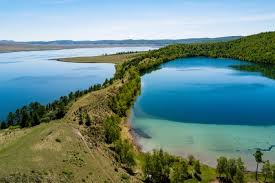
//> input picture download.jpeg, 275 x 183 px
$ ./main   (built with g++ and OpenCV 4)
//> lines starting //> are read from the running program, lines starting //| are printed output that depends on the picture
#include <iostream>
#include <opencv2/core/core.hpp>
#include <opencv2/highgui/highgui.hpp>
#include <opencv2/imgproc.hpp>

using namespace std;
using namespace cv;

void filter(const Mat& src, Mat& dst, const Mat& kernel) {
    if(kernel.size[0] != kernel.size[1]) {
        cerr << "Only for square kernel!" << endl;
        exit(-1);
    }
    if(kernel.size[0] % 2 == 0) {
        cerr << "Only support odd kernel size!" << endl;
        exit(-1);
    }
    if(src.type() != CV_8U && src.type() != CV_8UC1 && src.type() != CV_8UC2 &&
       src.type() != CV_8UC3 && src.type() != CV_8UC4) {
        cerr << "Only support 8UC1 or 8UC3 matrixes!" << endl;
        exit(-1);
    }
    int k_size = int(floor(kernel.size[0] / 2));

    // conver kernel to 3 channels
    Mat loc_kernel;
    kernel.convertTo(loc_kernel, CV_64F);
    if(kernel.type() != src.type()) {
        vector<Mat> arr;
        for(int i = 0; i < src.channels(); i++) {
            arr.push_back(loc_kernel);
        }
        merge(arr.data(), size_t(src.channels()), loc_kernel);
    }

    // add zeros to Mat
    Mat temp;
    src.convertTo(temp, CV_64F);
    Mat temp2(src.size[0] + k_size * 2, src.size[1] + k_size * 2, temp.type());
    Mat cols = Mat::zeros(src.size[0], k_size, temp.type());
    Mat rows = Mat::zeros(k_size, src.size[1] + k_size * 2, temp.type());
    hconcat(cols, temp, temp2);
    temp = temp2;
    hconcat(temp, cols, temp2);
    temp = temp2;
    vconcat(rows, temp, temp2);
    temp = temp2;
    vconcat(temp, rows, temp2);
    temp = temp2;
    dst = Mat(src.size[0], src.size[1], CV_8UC3);

    // for matrix internal
    Mat res;
    for(int i = k_size; i < temp.size[0] - k_size; i++) {
        for(int j = k_size; j < temp.size[1] - k_size; j++) {

            temp2 = temp(Rect(j - k_size, i - k_size, loc_kernel.size[0], loc_kernel.size[0]));
            Mat res = Mat::zeros(1, 1, temp.type());
            for(int k = 0; k < loc_kernel.size[0]; k++) {
                for(int l = 0; l < loc_kernel.size[0]; l++) {
                    res += temp2(Rect(k, l, 1, 1)).mul(loc_kernel(Rect(k, l, 1, 1)));
                }
            }
            res.convertTo(res, src.type());
            if(res.channels() > 1) {
                for(int c = 0; c < res.channels(); c++) {
                    dst.ptr(i - k_size, j - k_size)[c] = res.ptr(0, 0)[c];
                }
            } else {
                // don't know why this hack required, but this doesn't corrupt image
                Mat mask = Mat::zeros(src.size[0], src.size[1], CV_8UC1);
                mask.at<uchar>(i - k_size, j - k_size) = 1;
                dst.setTo(res, mask);
            }
        }
    }
    dst.convertTo(dst, src.type());
}

void blur(const Mat& source, Mat& result, int k_size) {
    Mat kernel(k_size, k_size, CV_64F, Scalar(1 / pow(k_size, 2)));
    filter(source, result, kernel);
}

void custom_sobel(const Mat& source, Mat& result) {
    // from up to down
    short data[] = { -1, -2, -1, 0, 0, 0, 1, 2, 1 };
    Mat kernel(3, 3, CV_16S, data);

    filter(source, result, kernel);
}

int main() {
    Mat src = imread("../download.jpeg", IMREAD_COLOR);
//> src is the input picture: 183 rows x 275 cols, CV_8UC3; mean B, G, R 136.3, 139.7, 109.1

    if(!src.data) {
        cout << "Could not open or find the image" << std::endl;
        return -1;
    }

    namedWindow("Source", WINDOW_AUTOSIZE);
    imshow("Source", src);

    Mat gblur;
    GaussianBlur(src, gblur, Size(13, 7), 0, 0);
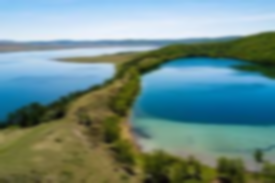
//> gblur: 183 rows x 275 cols, CV_8UC3; mean B, G, R 136.3, 139.7, 109.1
    namedWindow("Gaus Blur", WINDOW_AUTOSIZE);
    imshow("Gaus Blur", gblur);

    Mat cblur;
    blur(src, cblur, 5);
//> in filter, `vconcat(temp, rows, temp2);`:
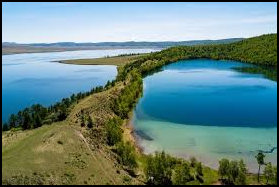
//> temp2: 187 rows x 279 cols, CV_64FC3; mean B, G, R 131.4, 134.7, 105.2
//> after the loop in filter, `for(int i = k_size; i < temp.size[0] - k_size; i++)`:
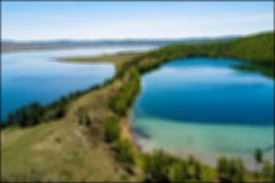
//> dst: 183 rows x 275 cols, CV_8UC3; mean B, G, R 134.8, 138.2, 107.9
    namedWindow("Custom Blur", WINDOW_AUTOSIZE);
    imshow("Custom Blur", cblur);

    Mat gray;
    cvtColor(src, gray, COLOR_BGR2GRAY);
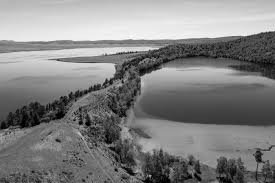
//> gray: 183 rows x 275 cols, CV_8UC1; min 0, max 253, mean 130.1
    gray.convertTo(gray, CV_8UC1);

    Mat sobel;
    custom_sobel(gray, sobel);
//> in filter (call 2), `vconcat(rows, temp, temp2);`:
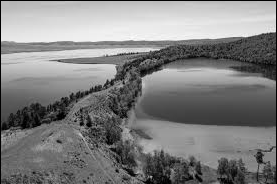
//> temp2: 184 rows x 277 cols, CV_64FC1; min 0, max 253, mean 128.5
//> in filter (call 2), `vconcat(temp, rows, temp2);`:
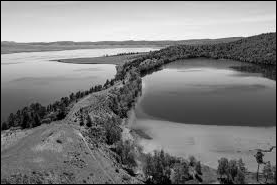
//> temp2: 185 rows x 277 cols, CV_64FC1; min 0, max 253, mean 127.8
//> after the loop in filter (call 2), `for(int i = k_size; i < temp.size[0] - k_size; i++)`:
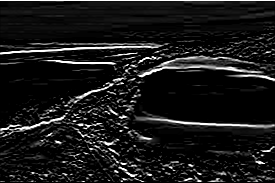
//> dst: 183 rows x 275 cols, CV_8UC3; min 0, max 255, mean 24.7
//> after the loop in filter (call 2), `for(int i = k_size; i < temp.size[0] - k_size; i++)`: temp2 = [[55, 46, 0], [43, 48, 0], [0, 0, 0]]
    namedWindow("Custom Sobel", WINDOW_AUTOSIZE);
    imshow("Custom Sobel", sobel);

    waitKey(0);
    return 0;
}
